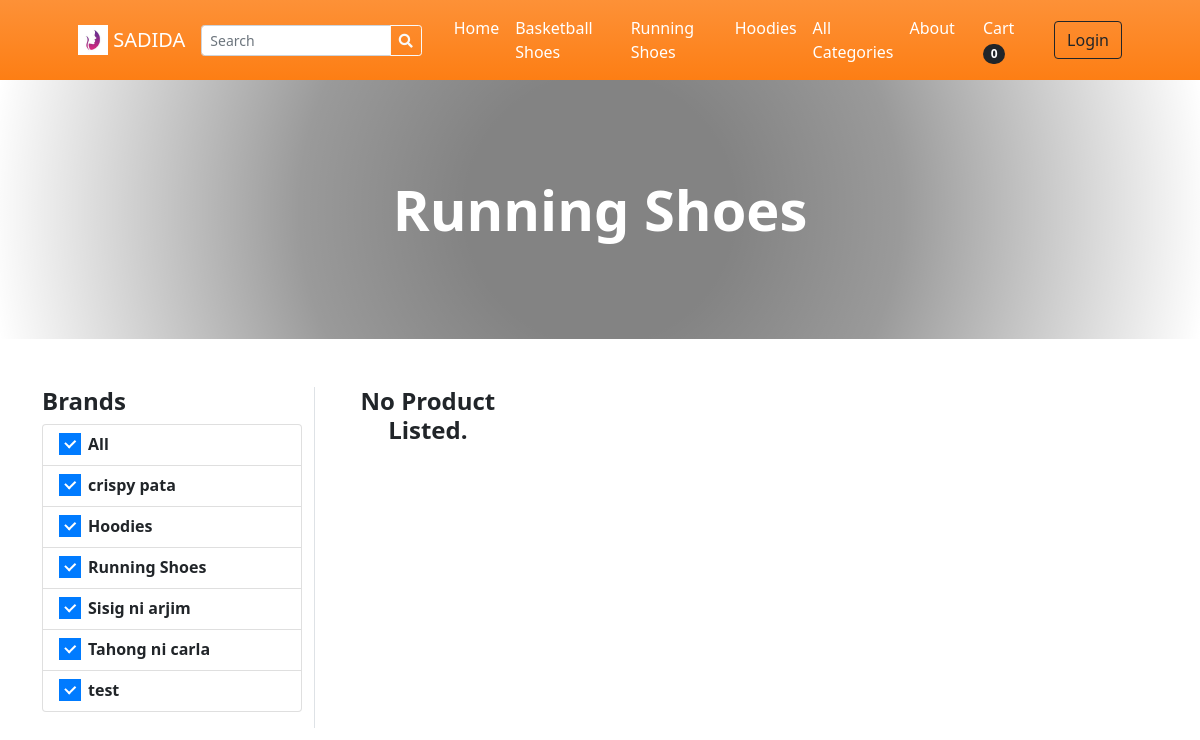
The app's page /?p=products&c=c81e728d9d4c2f636f067f89cc14862c with its own data.
### tables this page shows
CREATE TABLE `categories` (
  `id` int(30) NOT NULL,
  `category` varchar(250) NOT NULL,
  `description` text DEFAULT NULL,
  `status` tinyint(1) NOT NULL DEFAULT 1,
  `delete_flag` tinyint(1) NOT NULL DEFAULT 0,
  `date_created` datetime NOT NULL DEFAULT current_timestamp()
);

CREATE TABLE `brands` (
  `id` int(30) NOT NULL,
  `name` varchar(250) NOT NULL,
  `description` text DEFAULT NULL,
  `image_path` text DEFAULT NULL,
  `status` tinyint(1) NOT NULL DEFAULT 1,
  `delete_flag` tinyint(1) NOT NULL DEFAULT 0,
  `date_created` datetime NOT NULL DEFAULT current_timestamp()
);

### classes/DBConnection.php (called while the page is built, shortened)
<?php
class DBConnection{
    private $host = DB_SERVER;
    private $username = DB_USERNAME;
    private $password = DB_PASSWORD;
    private $database = DB_NAME;
    public $conn;
    public function __construct(){
        if (!isset($this->conn)) {
            $this->conn = new mysqli($this->host, $this->username, $this->password, $this->database);
        }
    }
}
?>

### classes/SystemSettings.php (called while the page is built, shortened)
<?php
class SystemSettings extends DBConnection{
	function userdata($field = ''){
		if(!empty($field)){
			if(isset($_SESSION['userdata'][$field]))
				return $_SESSION['userdata'][$field];
			else
				return null;
		}else{
			return false;
		}
	}
	function info($field=''){
		if(!empty($field)){
			if(isset($_SESSION['system_info'][$field]))
				return $_SESSION['system_info'][$field];
			else
				return false;
		}else{
			return false;
		}
	}
}
$_settings = new SystemSettings();
?>

### config.php (called while the page is built, shortened)
<?php
require_once('classes/DBConnection.php');
require_once('classes/SystemSettings.php');
function validate_image($file){
	if(!empty($file)){
        $ex = explode("?",$file);
        $file = $ex[0];
        $ts = isset($ex[1]) ? "?".$ex[1] : '';
		if(is_file(base_app.$file)){
			return base_url.$file.$ts;
		}else{
			return base_url.'dist/img/no-image-available.png';
		}
	}else{
		return base_url.'dist/img/no-image-available.png';
	}
}
?>

### products.php (the view, shortened to what this page needs)
<?php
$title = "";
if(isset($_GET['c']) && isset($_GET['s'])){
    $cat_qry = $conn->query("SELECT * FROM categories where md5(id) = '{$_GET['c']}'");
    if($cat_qry->num_rows > 0){
        $result =$cat_qry->fetch_assoc();
        $title = $result['category'];
        $cat_description = $result['description'];
    }
 $sub_cat_qry = $conn->query("SELECT * FROM sub_categories where md5(id) = '{$_GET['s']}'");
    if($sub_cat_qry->num_rows > 0){
        $result =$sub_cat_qry->fetch_assoc();
        $sub_title = $result['sub_category'];
        $sub_cat_description = $result['description'];
    }
}
elseif(isset($_GET['c'])){
    $cat_qry = $conn->query("SELECT * FROM categories where md5(id) = '{$_GET['c']}'");
    if($cat_qry->num_rows > 0){
        $result =$cat_qry->fetch_assoc();
        $title = $result['category'];
    }
}
?>
<header class="bg-dark py-5" id="main-header">
    <div class="container px-4 px-lg-5 my-5">
        <div class="text-center text-white">
            <h1 class="display-4 fw-bolder"><?php echo $title ?></h1>
        </div>
    </div>
</header>
<section class="py-5">
    <div class="container">
        <div class="row">
            <div class="col-md-3 border-right mb-2 pb-3">
                <h4><b>Brands</b></h4>
                <ul class="list-group">
                    <a href="" class="list-group-item list-group-item-action">
                        <div class="icheck-primary d-inline">
                            <label for="brandAll">
                                All
                            </label>
                        </div>
                    </a>
                    <?php
                    $qry = $conn->query("SELECT * FROM brands where status =1 order by name asc");
                    while($row=$qry->fetch_assoc()):
                    ?>
                    <li class="list-group-item list-group-item-action">
                        <div class="icheck-primary d-inline">
                            <label for="brand-item-<?php echo $row['id'] ?>">
                                    <?php echo $row['name'] ?>
                            </label>
                        </div>
                    </li>
                    <?php endwhile; ?>
                </ul>
            </div>
            <div class="col-md-9">
                <div class="container-fluid p-0">
                <div class="row gx-2 gx-lg-2 row-cols-1 row-cols-md-3 row-cols-xl-4">
                        <?php
                            $whereData = "";
                            if(isset($_GET['search']))
                                $whereData = " and (p.name LIKE '%{$_GET['search']}%' or b.name LIKE '%{$_GET['search']}%' or p.specs LIKE '%{$_GET['search']}%')";
                            elseif(isset($_GET['c']) && isset($_GET['s']))
                                $whereData = " and (md5(category_id) = '{$_GET['c']}' and md5(sub_category_id) = '{$_GET['s']}')";
                            elseif(isset($_GET['c']) && !isset($_GET['s']))
                                $whereData = " and md5(category_id) = '{$_GET['c']}' ";
                            elseif(isset($_GET['s']) && !isset($_GET['c']))
                                $whereData = " and md5(sub_category_id) = '{$_GET['s']}' ";
                            $bwhere = "";
                            $products = $conn->query("SELECT p.*,b.name as bname, c.category FROM `products` p inner join brands b on p.brand_id = b.id inner join categories c on p.category_id = c.id where p.status = 1 {$whereData} {$bwhere} order by rand() ");
                        ?>
                        <?php
                            if($products->num_rows <= 0){
                                echo "<h4 class='text-center'><b>No Product Listed.</b></h4>";
                            }
                        ?>
                    </div>
                </div>
            </div>
        </div>
    </div>
</section>

### inc/topBarNav.php (shortened to what this page needs)
<nav class="navbar navbar-expand-lg navbar-dark bg-gradient-orange">
            <div class="container px-4 px-lg-5 ">
                <a class="navbar-brand" href="./">
                <img src="<?php echo validate_image($_settings->info('logo')) ?>" width="30" height="30"  class="d-inline-block align-top" alt="" loading="lazy">
                <?php echo $_settings->info('short_name') ?>
                </a>
                <form class="form-inline" id="search-form">
                  <div class="input-group">
                    <input class="form-control form-control-sm form " type="search" placeholder="Search" aria-label="Search" name="search"  value="<?php echo isset($_GET['search']) ? $_GET['search'] : "" ?>"  aria-describedby="button-addon2">
                    <div class="input-group-append">
                      <button class="btn btn-outline-light btn-sm m-0" type="submit" id="button-addon2"><i class="fa fa-search"></i></button>
                    </div>
                  </div>
                </form>
                <div class="collapse navbar-collapse" id="navbarSupportedContent">
                    <ul class="navbar-nav me-auto mb-2 mb-lg-0 ms-lg-4">
                        <li class="nav-item"><a class="nav-link text-white" aria-current="page" href="./">Home</a></li>
                        <?php
                        $cat_qry = $conn->query("SELECT * FROM categories where status = 1  limit 3");
                        $count_cats =$conn->query("SELECT * FROM categories where status = 1 ")->num_rows;
                        while($crow = $cat_qry->fetch_assoc()):
                        ?>
                        <li class="nav-item"><a class="nav-link text-white" aria-current="page" href="./?p=products&c=<?php echo md5($crow['id']) ?>"><?php echo $crow['category'] ?></a></li>
                        <?php endwhile; ?>
                        <?php if($count_cats > 3): ?>
                        <li class="nav-item"><a class="nav-link text-white" href="./?p=view_categories">All Categories</a></li>
                        <?php endif; ?>
                        <li class="nav-item"><a class="nav-link text-white" href="./?p=about">About</a></li>
                    </ul>
                    <div class="d-flex align-items-center">
                        <a class="text-dark mr-2 nav-link text-white" href="./?p=cart">
                            Cart
                            <span class="badge bg-dark text-white ms-1 rounded-pill" id="cart-count">
                              <?php
                                if ($_settings->userdata('id')) {
                                  $count = $conn->query("SELECT SUM(quantity) as items from `cart` where client_id =".$_settings->userdata('id'))->fetch_assoc()['items'];
                                  echo ($count > 0 ? $count : 0);
                                } else {
                                  $count = $conn->query("SELECT SUM(quantity) as items from `temporary_cart` where session ='".$_SESSION['visit']."'")->fetch_assoc()['items'];
                                  echo ($count > 0 ? $count : 0);
                                }
                              ?>
                            </span>
                        </a>
                        <?php if (!$_settings->userdata('id')) { ?>
                        <button class="btn btn-outline-dark ml-2" id="login-btn" type="button">Login</button>
                        <?php } ?>
                    </div>
                </div>
            </div>
        </nav>

### inc/header.php (style rules this page uses)
#main-header { position:relative; background: rgb(0,0,0)!important; background: radial-gradient(circle, rgba(0,0,0,0.48503151260504207) 22%, rgba(0,0,0,0.39539565826330536) 49%, rgba(0,212,255,0) 100%)!important; }
#main-header:before { content:""; position:absolute; top:0; left:0; width:100%; height:100%; background-image:url('uploads/cover-1645065725.jpg'); background-repeat: no-repeat; background-size: cover; filter: drop-shadow(0px 7px 6px black); z-index:-1; }

### records on screen
categories: category "Basketball Shoes"
categories: category "Running Shoes"
categories: category "Hoodies"
brands: name "crispy pata"
brands: name "Hoodies"
brands: name "Running Shoes"
brands: name "Sisig ni arjim"
brands: name "Tahong ni carla"
brands: name "test"

### other values on screen
$_settings->info('short_name') "SADIDA"
